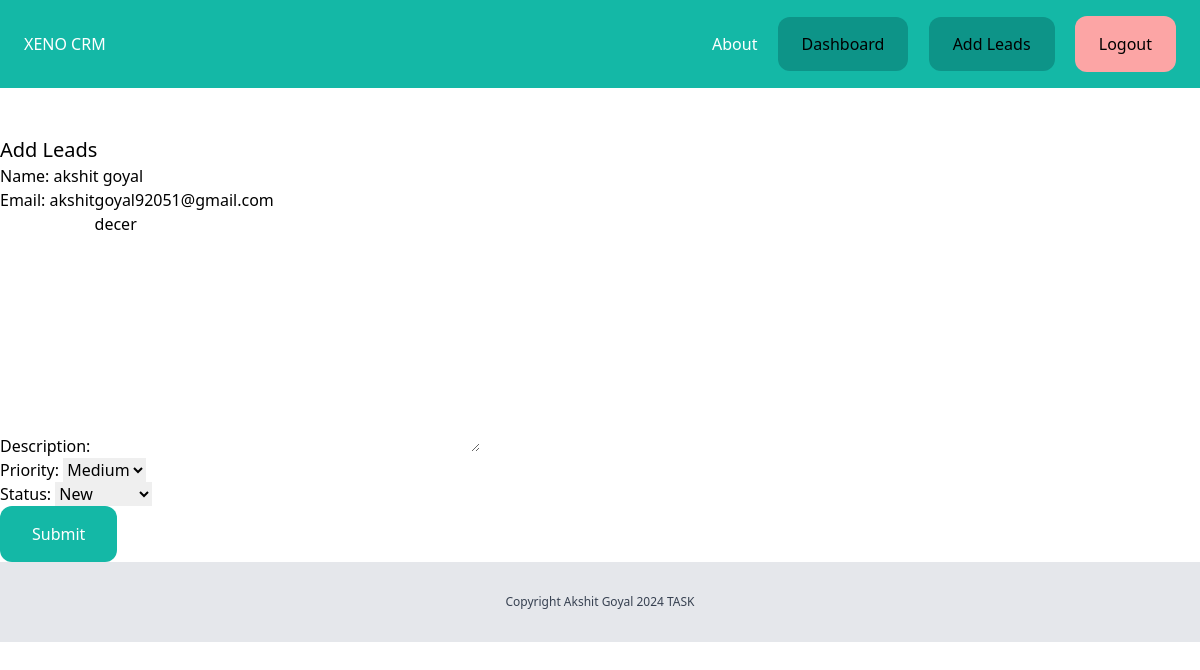
/leads/11/edit/ (signed in), run on the app's committed database.
### lead/models.py (models this page shows, shortened)
class Lead(models.Model):
    LOW = 'low'
    MEDIUM = 'medium'
    HIGH = 'high'
    CHOICES_PRIORITY = (
        (LOW, 'Low'),
        (MEDIUM, 'Medium'),
        (HIGH, 'High'),
    )
    NEW = 'new'
    CONTACTED = 'contacted'
    WON = 'won'
    LOST = 'lost'
    CHOICES_STATUS = (
        (NEW, 'New'),
        (CONTACTED, 'Contacted'),
        (WON, 'Won'),
        (LOST, 'Lost'),
    )
    status = models.CharField(max_length=10, choices=CHOICES_STATUS,default=NEW)
    priority = models.CharField(max_length=10, choices=CHOICES_PRIORITY,default=MEDIUM)
    created_by = models.ForeignKey(User, related_name='leads', on_delete=models.CASCADE)
    created_at = models.DateTimeField(auto_now_add=True)
    modified_at = models.DateTimeField(auto_now=True)
    name = models.CharField(max_length=255)
    email = models.EmailField()
    description = models.TextField(blank=True, null=True)

### lead/views.py (the view)
# urls.py: path('<int:pk>/edit/', views.leads_edit, name='leads_edit'),
@login_required
def leads_edit(request, pk):
    lead = get_object_or_404(Lead, created_by=request.user, pk=pk)
    if request.method == 'POST':
        form = AddLeadForm(request.POST, instance=lead)
        if form.is_valid():
            form.save()
            messages.success(request, 'Lead updated successfully!')
            return redirect('leads_list')
    else:
        form = AddLeadForm(instance=lead)
    return render(request, 'lead/edit_lead.html', {'form': form})

### lead/forms.py
class AddLeadForm(forms.ModelForm):
    class Meta:
        model = Lead
        fields = ['name', 'email', 'description','priority','status']

### lead/templates/lead/edit_lead.html (shortened to what this page needs)
{% extends 'core/base.html' %}
{% block content %}
    <div class="py-6 px-8"></div>
    <h1 class="text-xl">Add Leads</h1>
    <form method="post" action=".">
        {{ form.as_p }}
        <button class="py-4 px-8 bg-teal-500 text-white rounded-xl" type="submit">Submit</button>
    </form>
{% endblock %}

### data on the page
Lead: name "akshit goyal", email "akshitgoyal92051@gmail.com", description "decer", priority "Medium", status "New"
